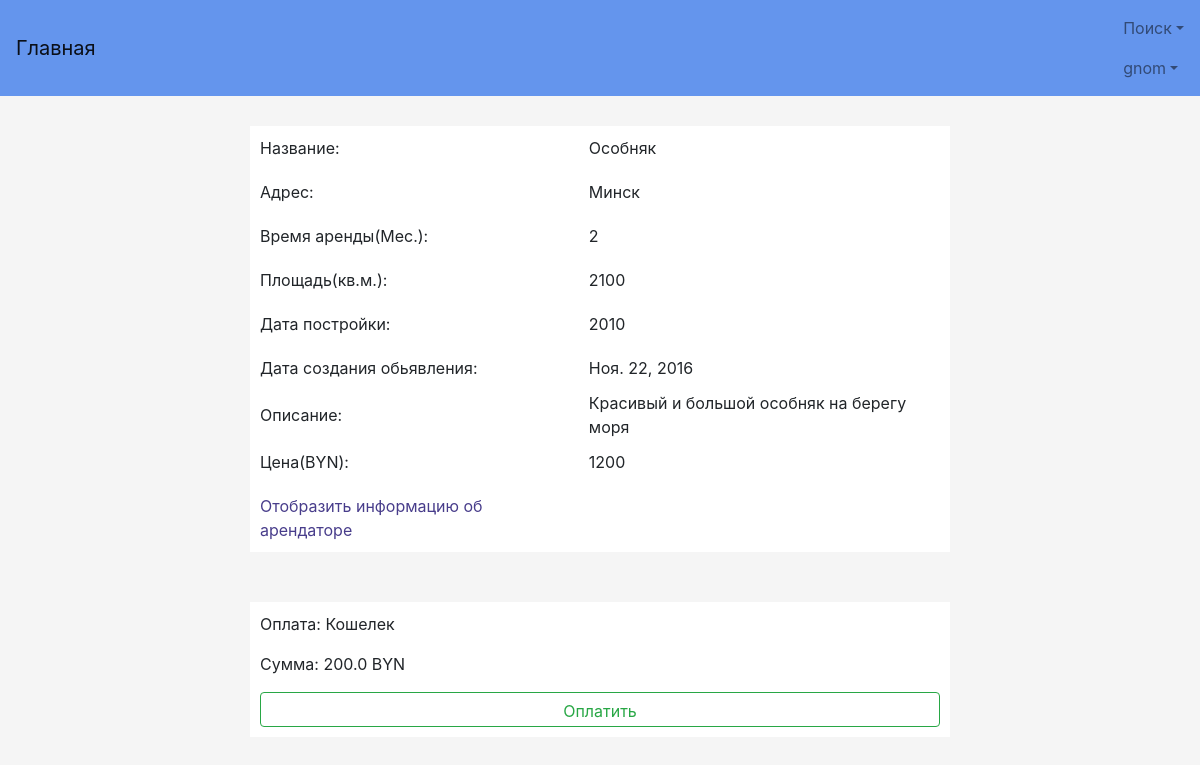
/profile/payment_info/5 (signed in), run on the app's committed database.
### TOFI/models.py (models this page shows, shortened)
class MyUser(AbstractBaseUser):
    username = models.CharField(verbose_name='Логин', max_length=50, unique=True)
    password = models.CharField(verbose_name='Пароль', max_length=50)
    name = models.CharField(verbose_name='Имя', max_length=50)
    surname = models.CharField(verbose_name='Фамилия', max_length=50)
    last_name = models.CharField(verbose_name='Отчество', max_length=50)
    age = models.IntegerField(verbose_name='Возраст')
    passport_id = models.CharField(verbose_name='Номер паспорта', max_length=50)
    phone = models.CharField(verbose_name='Телефон', max_length=50)
    address = models.CharField(verbose_name='Адрес', max_length=50)
    email = models.CharField(verbose_name='Электронная почта', max_length=50, unique=True)
    taxpayer_account_number = models.IntegerField(verbose_name='УНН', null=True)
    license_field = models.CharField(verbose_name='Лицензия', max_length=50, null=True)
    ie = models.BooleanField(verbose_name='ИП', default=False)
    balance = models.FloatField(verbose_name='', default=0)
    user_card_id = models.ManyToManyField(UserCard, default=None)
    objects = MyUserManager()
    USERNAME_FIELD = 'username'
    REQUIRED_FIELDS = ['name', 'surname', 'last_name', 'age', 'passport_id', 'phone', 'address', 'email', 'ie']
    is_active = models.BooleanField(default=True)
    reason_block = models.CharField(max_length=100, null=True)
    is_admin = models.BooleanField(default=False)
    is_moder = models.BooleanField(default=False)
    wrong_password_number = models.IntegerField(default=0)

class Rent(models.Model):
    name = models.CharField(verbose_name='Название:', max_length=50)
    address = models.CharField(verbose_name='Адрес:', max_length=50)
    min_rent_time = models.IntegerField(verbose_name='Срок аренды:')
    area = models.IntegerField(verbose_name='Площадь:')
    payment_interval = models.IntegerField(verbose_name='Срок оплаты', default=None, null=True, blank=True)
    date_of_construction = models.IntegerField(verbose_name='Год строительства:', default=None)
    creation_date = models.DateField(default=None)
    other = models.CharField(verbose_name='Другое:', max_length=100)
    cost = models.CharField(verbose_name='Цена аренды:', max_length=50)
    user_login = models.ForeignKey(MyUser, on_delete=models.CASCADE)
    status_rent = models.BooleanField(default=True)  # True - свободно, False - уже арендовано арендой
    images = models.ManyToManyField(ImageModel, default=0)

class QuickPayment(models.Model):
    username = models.ForeignKey(MyUser, on_delete=models.CASCADE)
    rent = models.ForeignKey(DoneRent, on_delete=models.CASCADE)
    user_payment = models.CharField(max_length=50, default=None)
    amount = models.FloatField(default=None)

### user_profile/views.py (the view, shortened to what this page needs)
# urls.py: url(r'payment_info/(?P<id>\d*)', views.quick_payment_info, name='Info'),
def quick_payment_info(request, id):
    if request.user.is_anonymous or not request.user.is_active:
        return HttpResponseRedirect("/login")
    if request.method == 'GET':
        try:
            payment = models.QuickPayment.objects.get(id=id)
            rent = models.Rent.objects.get(id=models.DoneRent.objects.get(id=payment.rent_id).id_house.id)
            return render(request, 'Profile/QuickPaymentInfo.html', {'payment': payment, 'rent': rent})
        except models.QuickPayment.DoesNotExist:
            return HttpResponseRedirect('/profile/quickpayment')
        except models.Rent.DoesNotExist:
            return HttpResponseRedirect('/profile/quickpayment')

### TOFI/templatetags/filter_extra.py (called while the page is built)
def card_num_beautify(arg):
    if type(arg) == str and not arg == 'Кошелек':
        return 'Карта ' + arg[:4] + ' XXXX XXXX ' + arg[-4:]
    else:
        return arg

### TOFI/templates/Profile/QuickPaymentInfo.html (shortened to what this page needs)
{% extends "base.html" %}
{% block content %}
    {% load filter_extra %}
    {% if rent %}
        <div>
            <table class="center">
                <tr class="padding">
                    <td class="padding">Название:</td>
                    <td>{{ rent.name }}</td>
                </tr>
                <tr class="padding">
                    <td class="padding">Адрес:</td>
                    <td>{{ rent.address }}</td>
                </tr>
                <tr class="padding">
                    <td class="padding">Время аренды(Мес.):</td>
                    <td>{{ rent.min_rent_time }}</td>
                </tr>
                <tr class="padding">
                    <td class="padding">Площадь(кв.м.):</td>
                    <td>{{ rent.area }}</td>
                </tr>
                <tr class="padding">
                    <td class="padding">Дата постройки:</td>
                    <td>{{ rent.date_of_construction }}</td>
                </tr>
                <tr class="padding">
                    <td class="padding">Дата создания обьявления:</td>
                    <td>{{ rent.creation_date }}</td>
                </tr>
                <tr class="padding">
                    <td class="padding">Описание:</td>
                    <td>{{ rent.other }}</td>
                </tr>
                <tr class="padding">
                    <td class="padding">Цена(BYN):</td>
                    <td>{{ rent.cost }}</td>
                </tr>
                <tr class="padding">
                    <td class="padding">
                        <a href="/aboutUser/{{ rent.user_login.id }}">Отобразить информацию об арендаторе</a>
                    </td>
                </tr>
            </table>
        </div>
        <div class="center">
            <p>Оплата: {{ payment.user_payment|card_num_beautify }}</p>
            <p>Сумма: {{ payment.amount }} BYN</p>
            <form method="POST">
                <input class="btn btn-outline-success" type="submit" value="Оплатить">
            </form>
        </div>
    {% endif %}
{% endblock %}

### TOFI/templates/base.html (shortened to what this page needs)
{% load staticfiles %}
<!DOCTYPE html>
<html lang="ru">
  <head>
      <link href="https://cdnjs.cloudflare.com/ajax/libs/twitter-bootstrap/4.0.0-alpha.5/css/bootstrap.min.css"
            rel="stylesheet">
      <link href="{% static 'style.css' %}" rel="stylesheet">
      <link href="http://ajax.googleapis.com/ajax/libs/jqueryui/1.8/themes/base/jquery-ui.css" rel="stylesheet"
            type="text/css"/>
      <link href="https://cdnjs.cloudflare.com/ajax/libs/bootstrap-datepicker/1.6.4/css/bootstrap-datepicker.min.css"
            rel="stylesheet" type="text/css">
      <link href="https://cdnjs.cloudflare.com/ajax/libs/bootstrap-datetimepicker/4.17.43/css/bootstrap-datetimepicker.min.css"
            rel="stylesheet" type="text/css">
  </head>
  <body>
  <nav class="navbar navbar-light">
      <a class="navbar-brand" href="{% url 'Main' %}">Главная</a>
      <ul class="nav navbar-nav">
          {% if request.user.is_anonymous %}
              <li class="nav-item active">
                  <a class="nav-link" href="{% url 'Registration' %}">Регистрация<span class="sr-only">(current)</span></a>
              </li>
              <li class="nav-item active">
                  <a class="nav-link" href="{% url 'Login' %}">Вход<span class="sr-only">(current)</span></a>
              </li>
              <li class="nav-item dropdown">
                  <a class="nav-link dropdown-toggle" href="#" id="supportedContentDropdown" data-toggle="dropdown"
                     aria-haspopup="true" aria-expanded="false">Поиск</a>
                  <div class="dropdown-menu" aria-labelledby="supportedContentDropdown">
                      <a class="dropdown-item" href="{% url 'SearchUser' %}">Поиск пользователей</a>
                      <a class="dropdown-item" href="{% url 'SearchRent' %}">Поиск жилья</a>
                      <a class="dropdown-item" href="{% url 'SearchId' %}">Поиск пользователей по Id</a>
                  </div>
              </li>
            {% else %}
              <li class="nav-item dropdown">
                  <a class="nav-link dropdown-toggle" href="#" id="supportedContentDropdown" data-toggle="dropdown"
                     aria-haspopup="true" aria-expanded="false">Поиск</a>
              </li>
              <li class="nav-item dropdown">
                  <a class="nav-link dropdown-toggle" href="#" id="supportedContentDropdown" data-toggle="dropdown"
                     aria-haspopup="true" aria-expanded="false">{{ request.user.username }}</a>
              </li>
          {% endif %}
      </ul>
  </nav>
  <div class="main-body">
      <div class="container">
        {% block content %}
        {% endblock %}
    </div>
  </div>
  </body>
</html>

### TOFI/static/style.css (style rules this page uses)
.center { width: 100%; max-width: 700px; padding: 10px; margin: auto auto 50px; background: white; }
.height70 { height: 35px; }
a { color: darkslateblue; }
body { margin: auto; padding-bottom: 0; height: auto; background-color: whitesmoke; link: dodgerblue; }
table { width: 100%; }
.main-body { padding-top: 10px; padding-bottom: auto; margin-top: 20px; }
.padding { padding: 10px; }
.navbar-light { background-color: cornflowerblue; }

### data on the page
MyUser: user.username "gnom"
Rent: name "Особняк", address "Минск", min_rent_time "2", area "2100", date_of_construction "2010", creation_date "Ноя. 22, 2016", other "Красивый и большой особняк на берегу моря", cost "1200"
QuickPayment: user_payment|card_num_beautify "Кошелек", amount "200.0"
